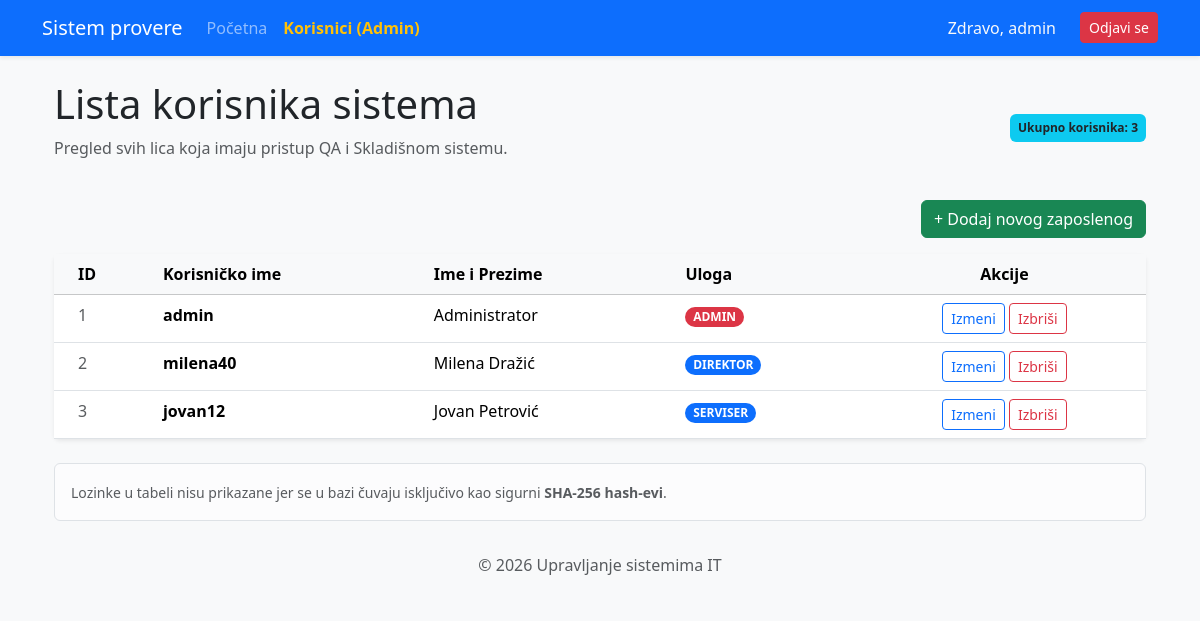
The app's page /admin_panel (signed in) with its own data.
### alchemy_classes.py (models this page shows)
class User(db.Model, UserMixin):
    __tablename__ = "user"
    id: Mapped[int] = mapped_column(Integer, primary_key=True)
    username: Mapped[str] = mapped_column(String(20), unique=True, nullable=False)
    password: Mapped[str] = mapped_column(String(100), nullable=False)
    ime_prezime: Mapped[str] = mapped_column(String(100), nullable=True)
    uloga: Mapped[str] = mapped_column(String(10), default="user")
    zaduzeni_statusi: Mapped[list["StatusResursa"]] = relationship("StatusResursa", back_populates="korisnik")

### main.py (the view)
@app.route('/admin_panel')
@login_required
def admin_panel():
    if current_user.uloga != 'admin':
        flash("Greška: Nemate administrativna ovlašćenja za pristup korisnicima!", "danger")
        return redirect(url_for('home'))
    svi_korisnici = User.query.all()
    return render_template("admin.html", korisnici=svi_korisnici, users=svi_korisnici)

### main.py (called while the page is built)
@login_manager.user_loader
def load_user(user_id):
    return db.get_or_404(User, user_id)

### templates/admin.html (shortened to what this page needs)
{% extends "base.html" %}
{% block content %}
<div class="container mt-4">
    <div class="d-flex justify-content-between align-items-center mb-4">
        <div>
            <h2 class="display-6">Lista korisnika sistema</h2>
            <p class="text-muted">Pregled svih lica koja imaju pristup QA i Skladišnom sistemu.</p>
        </div>
        <span class="badge bg-info text-dark p-2">Ukupno korisnika: {{ korisnici|length }}</span>
    </div>
    <div class="mb-3 text-end">
        <a href="{{ url_for('add_user') }}" class="btn btn-success">+ Dodaj novog zaposlenog</a>
    </div>
    <div class="card shadow-sm border-0">
        <div class="card-body p-0">
            <div class="table-responsive">
                <table class="table table-hover mb-0">
                    <thead class="table-light">
                        <tr>
                            <th class="ps-4">ID</th>
                            <th>Korisničko ime</th>
                            <th>Ime i Prezime</th>
                            <th>Uloga</th>
                            <th class="text-center">Akcije</th>
                        </tr>
                    </thead>
                    <tbody>
                        {% for k in korisnici %}
                        <tr>
                            <td class="ps-4 text-muted">{{ k.id }}</td>
                            <td><strong>{{ k.username }}</strong></td>
                            <td>{{ k.ime_prezime }}</td>
                            <td>
                                <span class="badge rounded-pill {% if k.uloga == 'admin' %}bg-danger{% else %}bg-primary{% endif %}">
                                    {{ k.uloga | upper }}
                                </span>
                            </td>
                            <td class="text-center">
                                <a href="{{ url_for('edit_user', user_id=k.id) }}" class="btn btn-sm btn-outline-primary">
                                    Izmeni
                                </a>
                                <a href="{{ url_for('delete_user', user_id=k.id) }}"
                                    class="btn btn-sm btn-outline-danger"
                                    onclick="return confirm('Da li ste sigurni da želite da obrišete korisnika {{ k.username }}?')">
                                    Izbriši
                                </a>
                            </td>
                        </tr>
                        {% endfor %}
                    </tbody>
                </table>
            </div>
        </div>
    </div>
    <div class="alert alert-light border mt-4" role="alert">
        <small class="text-muted">
             Lozinke u tabeli nisu prikazane jer se u bazi čuvaju isključivo kao sigurni <strong>SHA-256 hash-evi</strong>.
        </small>
    </div>
</div>
{% endblock %}

### templates/base.html (shortened to what this page needs)
<!DOCTYPE html>
<html lang="sr">
<head>
    {{ bootstrap.load_css() }}
</head>
<body>
    <nav class="navbar navbar-expand-lg navbar-dark bg-primary shadow-sm">
        <div class="container">
            <a class="navbar-brand" href="{{ url_for('home') }}"> Sistem provere</a>
            <div class="collapse navbar-collapse" id="navbarNav">
                <ul class="navbar-nav me-auto">
                    <li class="nav-item">
                        <a class="nav-link" href="{{ url_for('home') }}">Početna</a>
                    </li>
                    {% if current_user.is_authenticated and current_user.uloga == 'admin' %}
                    <li class="nav-item">
                        <a class="nav-link fw-bold text-warning" href="{{ url_for('admin_panel') }}"> Korisnici (Admin)</a>
                    </li>
                    {% endif %}
                </ul>
                <ul class="navbar-nav ms-auto">
                    {% if current_user.is_authenticated %}
                        <li class="nav-item">
                            <span class="nav-link text-light">Zdravo, {{ current_user.username }}</span>
                        </li>
                        <li class="nav-item">
                            <a class="btn btn-danger btn-sm ms-lg-3 mt-1" href="{{ url_for('logout') }}">Odjavi se</a>
                        </li>
                    {% else %}
                        <li class="nav-item">
                            <a class="nav-link" href="{{ url_for('login') }}">Prijava</a>
                        </li>
                    {% endif %}
                </ul>
            </div>
        </div>
    </nav>
    <div class="container">
        {% block content %}{% endblock %}
    </div>
    <footer class="footer mt-auto py-3 bg-light text-center">
        <div class="container">
            <span class="text-muted">© 2026 Upravljanje sistemima IT</span>
        </div>
    </footer>
</body>
</html>
</html>

### templates/base.html (style rules this page uses)
body { background-color: #f8f9fa; }
.navbar { margin-bottom: 20px; }
.footer { margin-top: 40px; padding: 20px; background: #eee; text-align: center; }

### records on screen
User: username "admin", id "1", ime_prezime "Administrator", uloga "ADMIN"
User: id "2", username "milena40", ime_prezime "Milena Dražić", uloga "DIREKTOR"
User: id "3", username "jovan12", ime_prezime "Jovan Petrović", uloga "SERVISER"

### other values on screen
{{ korisnici|length }} "3"
